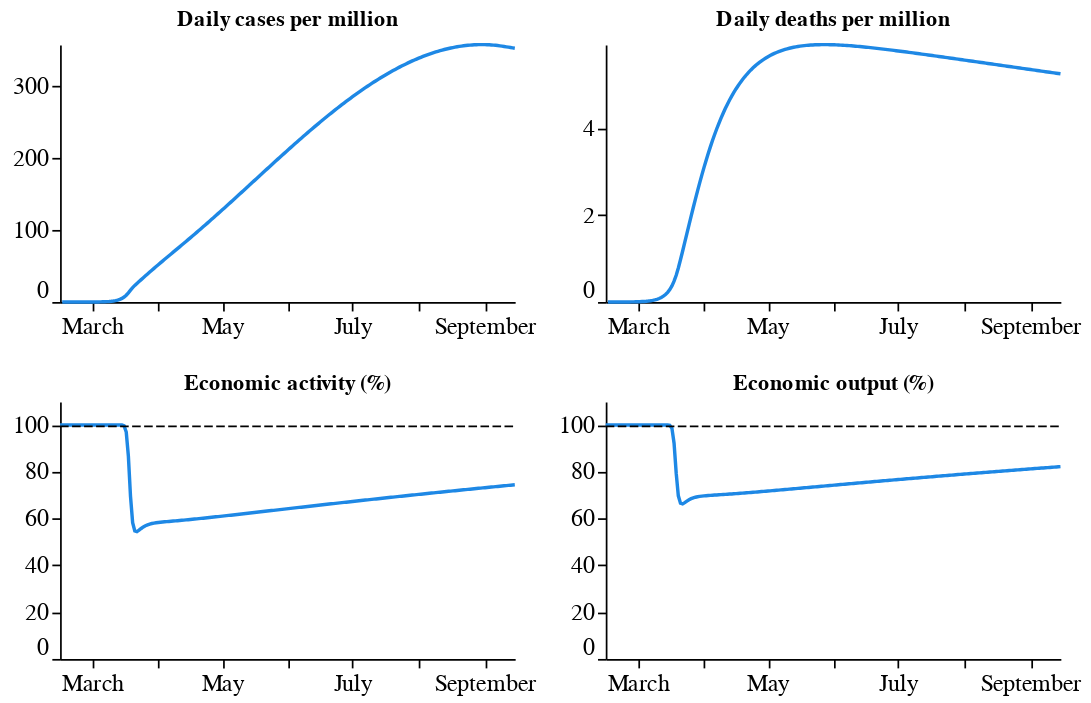

The code cell stored with this chart in its notebook:
### Code cell
sim_est = es.simulate_path(par_est, T=T0)
es.outcome_summary(sim_est)

### Figure 1 — Vega-Lite specification as saved in the notebook (floating-point values rounded to 4 significant figures; data arrays with more than 128 entries replaced by an {"elided": "..."} marker saying what was removed)
{"config": {"background": "transparent", "view": {"strokeWidth": 0}, "axis": {"grid": false, "titleFontSize": 14, "labelFontSize": 14, "domainColor": "black", "labelColor": "black", "tickColor": "black"}, "legend": {"titleFontSize": 14, "labelFontSize": 14}, "axisY": {"labelFlush": true, "minExtent": 30}, "title": {"color": "black"}}, "vconcat": [{"hconcat": [{"data": {"name": "data-d8af054e2d0e1e3ce9a78643a767ce6d"}, "mark": {"type": "line", "color": "#1e88e5"}, "encoding": {"x": {"type": "temporal", "field": "date", "title": null}, "y": {"type": "quantitative", "field": "vals", "scale": {"clamp": true, "domain": [0, 358.4]}, "title": null}}, "height": 150, "title": "Daily cases per million", "width": 265}, {"data": {"name": "data-6a72b4e3982f3c9766ad229ab26dc617"}, "mark": {"type": "line", "color": "#1e88e5"}, "encoding": {"x": {"type": "temporal", "field": "date", "title": null}, "y": {"type": "quantitative", "field": "vals", "scale": {"clamp": true, "domain": [0, 5.931]}, "title": null}}, "height": 150, "title": "Daily deaths per million", "width": 265}], "spacing": 10}, {"hconcat": [{"layer": [{"data": {"name": "data-2390770c0a6fe0c77142f6e26c7cb1e8"}, "mark": {"type": "line", "color": "#1e88e5"}, "encoding": {"x": {"type": "temporal", "field": "date", "title": null}, "y": {"type": "quantitative", "field": "vals", "scale": {"clamp": true, "domain": [0, 110]}, "title": null}}, "height": 150, "title": "Economic activity (%)", "width": 265}, {"data": {"name": "data-99c19121d9c0e62253a7261e8c52aaf4"}, "mark": {"type": "line", "color": "black", "strokeDash": [5, 2], "strokeWidth": 1}, "encoding": {"x": {"type": "temporal", "field": "date"}, "y": {"type": "quantitative", "field": "base"}}}]}, {"layer": [{"data": {"name": "data-0ddc3c7931e3bad7b3064e629666e5a1"}, "mark": {"type": "line", "color": "#1e88e5"}, "encoding": {"x": {"type": "temporal", "field": "date", "title": null}, "y": {"type": "quantitative", "field": "vals", "scale": {"clamp": true, "domain": [0, 110]}, "title": null}}, "height": 150, "title": "Economic output (%)", "width": 265}, {"data": {"name": "data-99c19121d9c0e62253a7261e8c52aaf4"}, "mark": {"type": "line", "color": "black", "strokeDash": [5, 2], "strokeWidth": 1}, "encoding": {"x": {"type": "temporal", "field": "date"}, "y": {"type": "quantitative", "field": "base"}}}]}], "spacing": 10}], "spacing": 20, "$schema": "https://vega.github.io/schema/vega-lite/v4.8.1.json", "datasets": {"data-d8af054e2d0e1e3ce9a78643a767ce6d": {"elided": "214 records"}, "data-6a72b4e3982f3c9766ad229ab26dc617": {"elided": "214 records"}, "data-2390770c0a6fe0c77142f6e26c7cb1e8": {"elided": "214 records"}, "data-99c19121d9c0e62253a7261e8c52aaf4": {"elided": "214 records"}, "data-0ddc3c7931e3bad7b3064e629666e5a1": {"elided": "214 records"}}}
